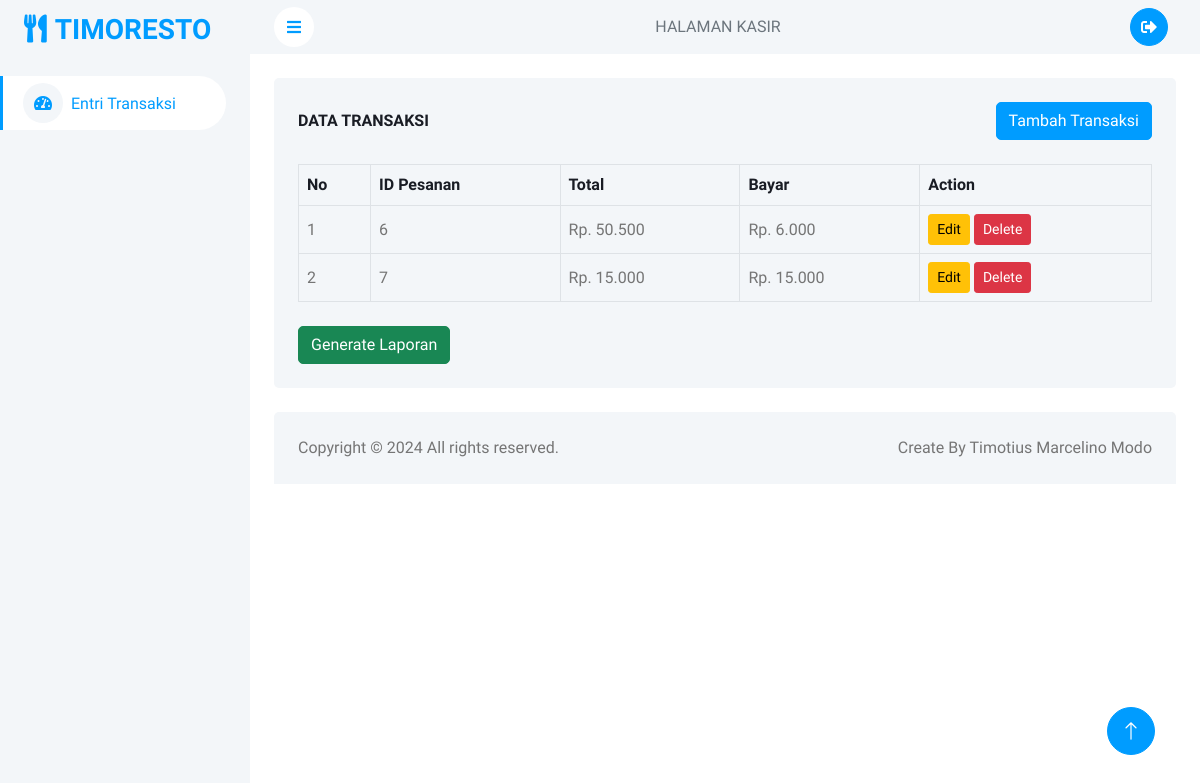
The page /kasir/transaksi.php on the database its author committed.
### tables this page shows
CREATE TABLE `transaksi` (
  `idTransaksi` int NOT NULL,
  `idPesanan` int NOT NULL,
  `total` int NOT NULL,
  `bayar` int NOT NULL
);

CREATE TABLE `pesanan` (
  `idPesanan` int NOT NULL,
  `idMenu` int NOT NULL,
  `idPelanggan` int NOT NULL,
  `jumlah` int NOT NULL,
  `idUser` int NOT NULL,
  `idMeja` int NOT NULL
);

### kasir/transaksi.php (the view, shortened to what this page needs)
<!DOCTYPE html>
<html lang="en">
<head>
    <link href="https://cdnjs.cloudflare.com/ajax/libs/font-awesome/5.10.0/css/all.min.css" rel="stylesheet">
    <link href="https://cdn.jsdelivr.net/npm/bootstrap-icons@1.4.1/font/bootstrap-icons.css" rel="stylesheet">
    <link href="../lib/owlcarousel/assets/owl.carousel.min.css" rel="stylesheet">
    <link href="../lib/tempusdominus/css/tempusdominus-bootstrap-4.min.css" rel="stylesheet" />
    <link href="../css/bootstrap.min.css" rel="stylesheet">
    <link href="../css/style.css" rel="stylesheet">
</head>
<body>
    <div class="container-xxl position-relative bg-white d-flex p-0">
        <div class="sidebar pe-4 pb-3">
            <nav class="navbar bg-light navbar-light">
                <a  class="navbar-brand mx-4 mb-3">
                <h3 class="text-primary"><i class="fas fa-utensils me-2"></i>TIMORESTO</h3>
                </a>
                <div class="navbar-nav w-100">
                <a href="../kasir.php" class="nav-item nav-link active ">
                        <i class="fa fa-tachometer-alt me-2"></i>Entri Transaksi</a>
                </div>
            </nav>
        </div>
        <div class="content">
            <nav class="navbar navbar-expand bg-light navbar-light sticky-top px-4 py-0">
                <a href="#" class="sidebar-toggler flex-shrink-0">
                    <i class="fa fa-bars"></i>
                </a>
                <span class="d-none d-lg-inline-flex ms-auto text-secondary">HALAMAN KASIR</span>
                <div class="navbar-nav align-items-center ms-auto">
                    <div class="nav-item dropdown">
                    <a href="#" data-bs-toggle="dropdown">
                    <div class="m-1">
                    <button type="button" class="btn btn-square btn-primary m-1">
                         <i class="fas fa-sign-out-alt"></i>
</div>
                    </div>
                </div>
            </nav>
            <div class="container-fluid pt-4 px-4">
                <div class="bg-light text-center rounded p-4">
                    <div class="d-flex align-items-center justify-content-between mb-4">
                        <h6 class="mb-0">DATA TRANSAKSI</h6>
                        <a href="buatTransaksi.php" class="btn btn-primary ">Tambah Transaksi</a>
                    </div>
                    <div class="table-responsive">
                        <table class="table text-start align-middle table-bordered table-hover mb-0">
                            <thead>
                                <tr class="text-dark">
                                    <th scope="col">No</th>
                                    <th scope="col">ID Pesanan</th>
                                    <th scope="col">Total</th>
                                    <th scope="col">Bayar</th>
                                    <th scope="col">Action</th>
                                </tr>
                            </thead>
                            <tbody>
                    <?php
                    include 'koneksi.php';
                    $query = "SELECT * FROM transaksi";
                    $result = $koneksi->query($query);
                    if ($result && $result->num_rows > 0) {
                        $no = 1;
                        while ($row = $result->fetch_assoc()) {
                            $query_idPesanan = "SELECT idPesanan FROM pesanan WHERE idPesanan = '" . $row['idPesanan'] . "'";
                            $result_idPesanan = mysqli_query($koneksi, $query_idPesanan);
                            $row_idPesanan = mysqli_fetch_assoc($result_idPesanan);
                            $idPesanan = $row_idPesanan['idPesanan'];
                    ?>
                            <tr>
                            <td><?php echo $no++; ?></td>
                            <td><?php echo $idPesanan; ?></td>
                            <td>Rp. <?php echo number_format($row['total'], 0, ',', '.'); ?></td>
                            <td>Rp. <?php echo number_format($row['bayar'], 0, ',', '.'); ?></td>
                                <td>
                                <button type="button" class="btn btn-warning btn-sm edit-btn" onclick="window.location.href='editTransaksi.php?idTransaksi=<?php echo $row['idTransaksi']; ?>'" data-id="<?php echo $row['idTransaksi']; ?>" data-menu="<?php echo $row['idTransaksi']; ?>">Edit</button>
                                    <button type="button" class="btn btn-danger btn-sm" data-bs-toggle="modal" data-bs-target="#hapusModal<?php echo $row['idTransaksi']; ?>">Delete</button>
                                </td>
                            </tr>
                    <?php
                        }
                    } else {
                        echo "<tr><td colspan='7'>Tidak ada data yang tersedia</td></tr>";
                    }
                    ?>
               </tbody>
                </table>
                <div class="mt-4">
                <a href="cetakTransaksi.php" target="_blank" class="btn btn-success float-start">Generate Laporan</a>
                </div>
                    </div>
                </div>
            </div>
            <div class="container-fluid pt-4 px-4">
                <div class="bg-light rounded-top p-4">
                    <div class="row">
                        <div class="col-12 col-sm-6 text-center text-sm-start">
                        Copyright © 2024 All rights reserved.
                        </div>
                        <div class="col-12 col-sm-6 text-center text-sm-end">
                            Create By Timotius Marcelino Modo
                        </div>
                    </div>
                </div>
            </div>
        </div>
        <a href="#" class="btn btn-lg btn-primary btn-lg-square back-to-top"><i class="bi bi-arrow-up"></i></a>
    </div>
</body>
</html>

### css/style.css (style rules this page uses)
:root { --primary: #009CFF; --light: #F3F6F9; --dark: #191C24; }
.back-to-top { position: fixed; display: none; right: 45px; bottom: 45px; z-index: 99; }
.btn { transition: .5s; }
.btn.btn-primary { color: #FFFFFF; }
.btn-square { width: 38px; height: 38px; }
.btn-lg-square { width: 48px; height: 48px; }
.btn-square, .btn-sm-square, .btn-lg-square { padding: 0; display: inline-flex; align-items: center; justify-content: center; font-weight: normal; border-radius: 50px; }
.sidebar { position: fixed; top: 0; left: 0; bottom: 0; width: 250px; height: 100vh; overflow-y: auto; background: var(--light); transition: 0.5s; z-index: 999; }
.content { margin-left: 250px; min-height: 100vh; background: #FFFFFF; transition: 0.5s; }
@media (min-width: 992px) { .sidebar { margin-left: 0; } }
@media (min-width: 992px) { .content { width: calc(100% - 250px); } }
.sidebar .navbar .navbar-nav .nav-link { padding: 7px 20px; color: var(--dark); font-weight: 500; border-left: 3px solid var(--light); border-radius: 0 30px 30px 0; outline: none; }
.sidebar .navbar .navbar-nav .nav-link:hover, .sidebar .navbar .navbar-nav .nav-link.active { color: var(--primary); background: #FFFFFF; border-color: var(--primary); }
.sidebar .navbar .navbar-nav .nav-link i { width: 40px; height: 40px; display: inline-flex; align-items: center; justify-content: center; background: #FFFFFF; border-radius: 40px; }
.sidebar .navbar .navbar-nav .nav-link:hover i, .sidebar .navbar .navbar-nav .nav-link.active i { background: var(--light); }
.content .navbar .sidebar-toggler, .content .navbar .navbar-nav .nav-link i { width: 40px; height: 40px; display: inline-flex; align-items: center; justify-content: center; background: #FFFFFF; border-radius: 40px; }

### rows shown on the page
transaksi: idPesanan.idPesanan "6", total "50.500", bayar "6.000"
transaksi: idPesanan.idPesanan "7", total "15.000", bayar "15.000"
